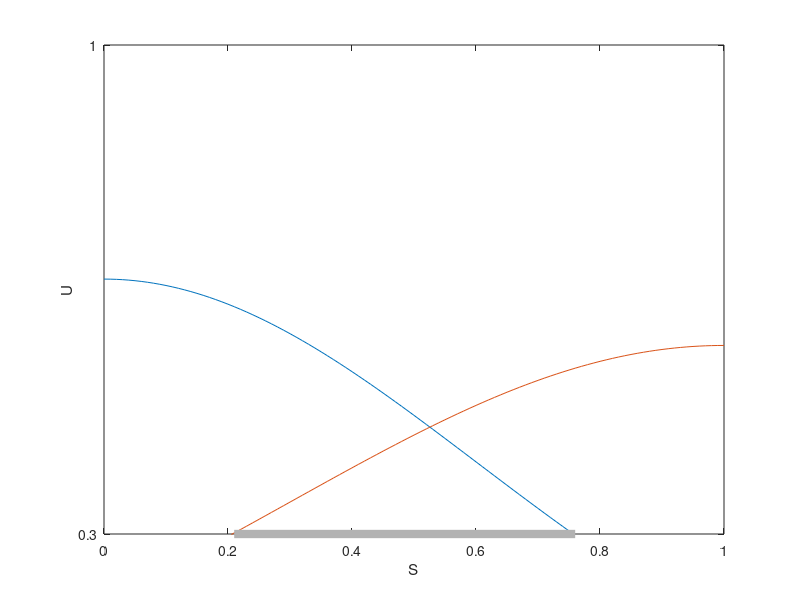
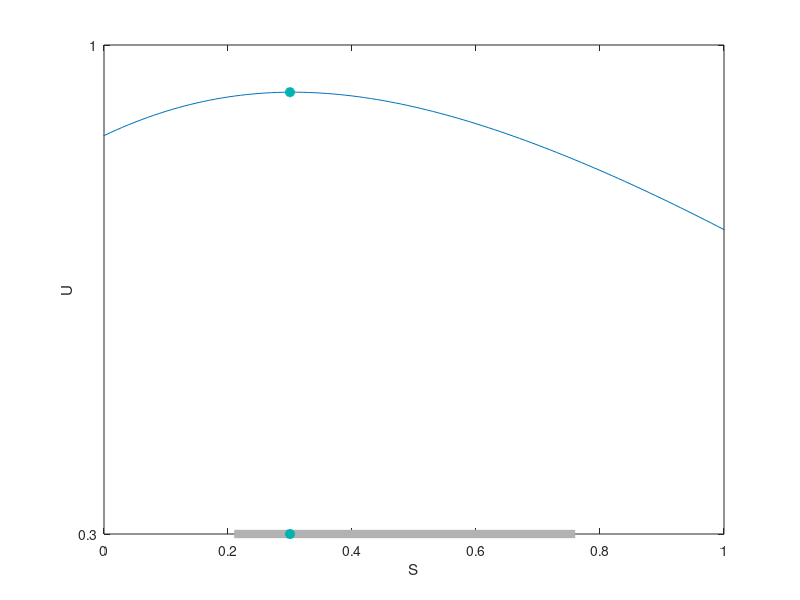

Write the MATLAB code that produced these figures, in order.
x = [-1.5:.01: 3];

x1 = x;
y1 = normpdf(x1,0,0.6);

x2 = x;
y2 = normpdf(x2,1,0.7);

y= y1+y2;

y1_part = y1;
x1_part = x1;
y2_part = y2;
x2_part = x2;

y1_part(x1<0) = [];
x1_part(x1<0) = [];
y2_part(x2>1) = [];
x2_part(x2>1) = [];

figure(1)
plot(x1_part,y1_part)
hold on
plot(x2_part,y2_part)
hold on
threshold = 0.3;
% line([-2,3],[threshold,threshold],'LineStyle','--')
% hold on

[~,temp_index1] = min(abs(y1((length(y1)-1)/2+1:end)-threshold));
[~,temp_index2] = min(abs(y2(1:(length(y2)-1)/2)-threshold));

region_color = [0.7 0.7 0.7];
regionX = x(temp_index2:temp_index1+(length(y1)-1)/2);
if sum(diff(regionX)>0.010001) ==0 
   line([regionX(1),regionX(end)],[threshold,threshold], 'Color',region_color,'LineWidth',6)
   hold off
else
   midPoint = find(diff(regionX)>0.01001);
   line([regionX(1),regionX(midPoint)],[threshold,threshold], 'Color',region_color,'LineWidth',6)
   hold on
   line([regionX(midPoint+1),regionX(end)],[threshold,threshold], 'Color',region_color,'LineWidth',6)
   hold off
end
hold off
ylabel('U')
yticks([threshold 1])
xlabel('S')
ylim([threshold 1])
xlim([0 1])

figure(2)
plot(x,y)
hold on
% line([-2,3],[threshold,threshold],'LineStyle','--')
% hold on
if sum(diff(regionX)>0.010001) ==0 
   line([regionX(1),regionX(end)],[threshold,threshold], 'Color',region_color,'LineWidth',6)
else
   midPoint = find(diff(regionX)>0.01001);
   line([regionX(1),regionX(midPoint)],[threshold,threshold], 'Color',region_color,'LineWidth',6)
   hold on
   line([regionX(midPoint+1),regionX(end)],[threshold,threshold], 'Color',region_color,'LineWidth',6)
end

hold on
[max_v, max_i] =  max(y);
scatter(x(max_i),max_v,'MarkerEdgeColor',[0 .7 .7],'MarkerFaceColor',[0 .7 .7],'LineWidth',1.5)
hold on
scatter(x(max_i),threshold,'MarkerEdgeColor',[0 .7 .7],'MarkerFaceColor',[0 .7 .7],'LineWidth',1.5)
hold off


ylabel('U')
yticks([threshold 1])
xlabel('S')
ylim([threshold 1])
xlim([0 1])